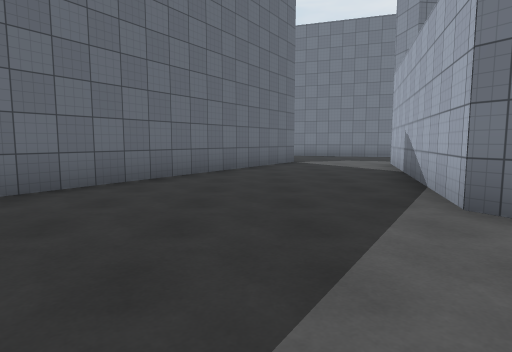
View 1 (above)

23 first-person views from a walk through a 3-D level made in the Unity game engine. The camera is 1.3 m above the floor, tilts 6° down and sees 75° across. The floor is counted in squares, 2 m on a side. Each view is taken from the middle of a square. On the plan, view 1 faces up. The plan holds only what a view shows up to about 10 squares ahead; the rest is blank. The place goes on beyond the plan. The player character is not drawn. Surface patterns are stand-ins for the level's own textures.

View 2
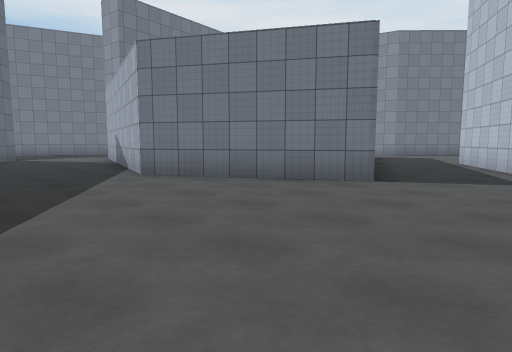

View 3
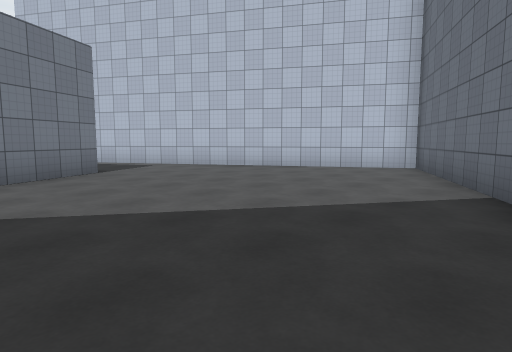

View 4
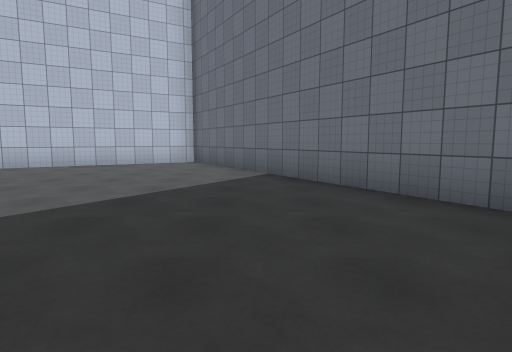

View 5
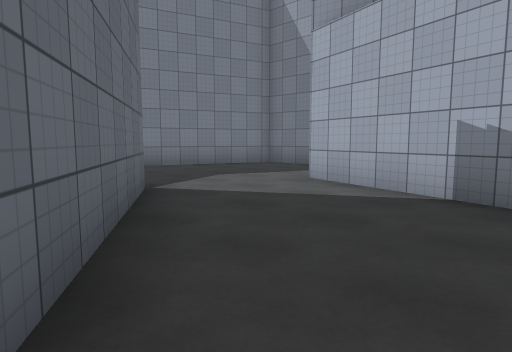

View 6
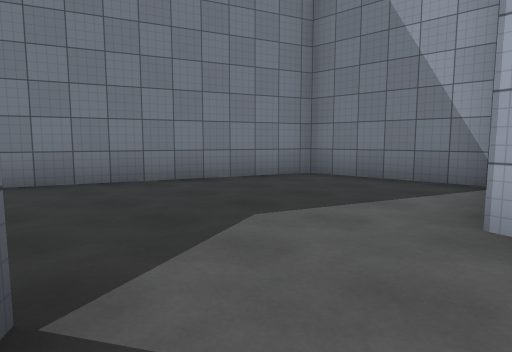

View 7
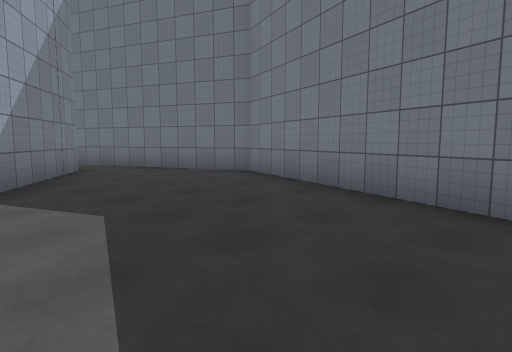

View 8
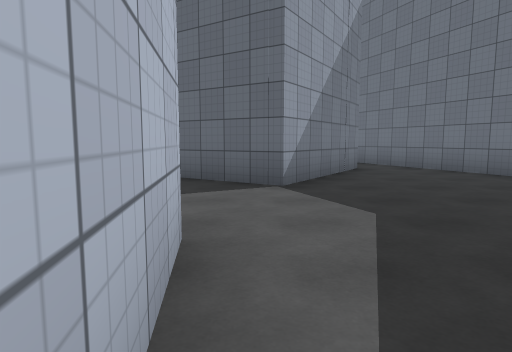

View 9
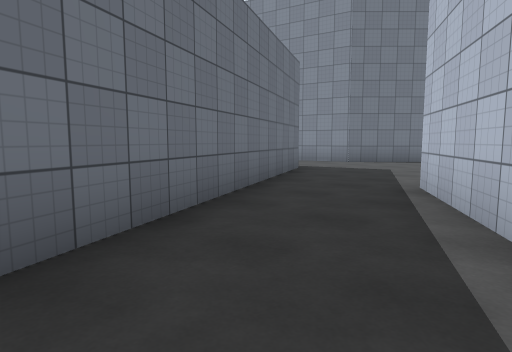

View 10
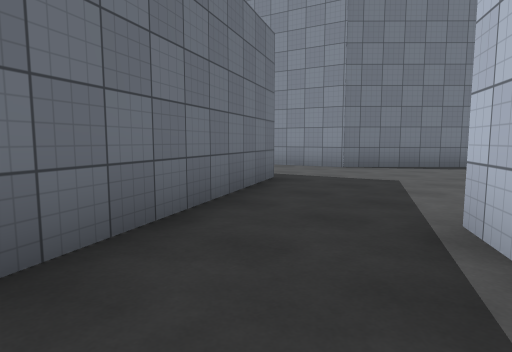

View 11
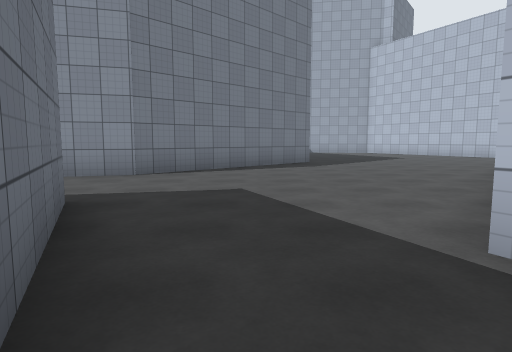

View 12
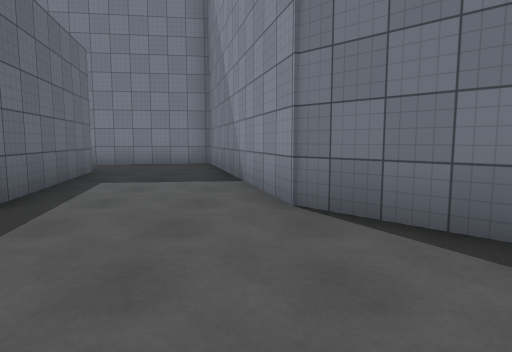

View 13
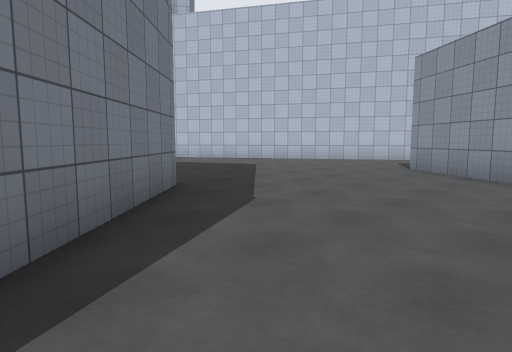

View 14
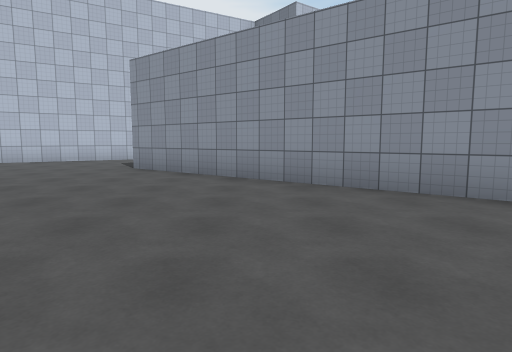

View 15
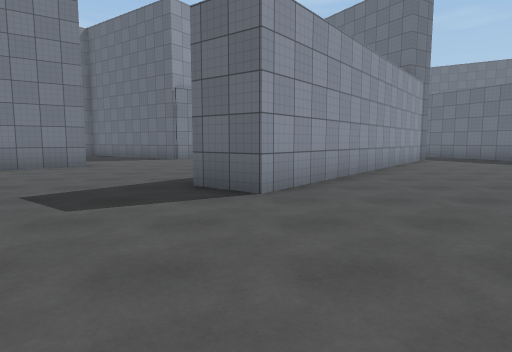

View 16
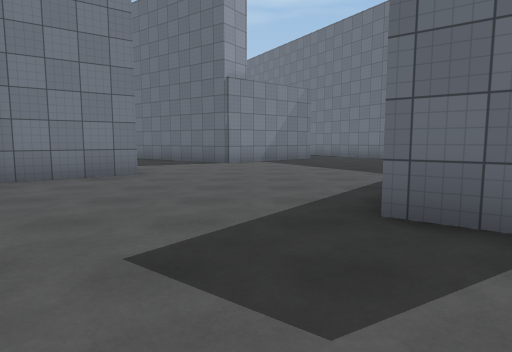

View 17
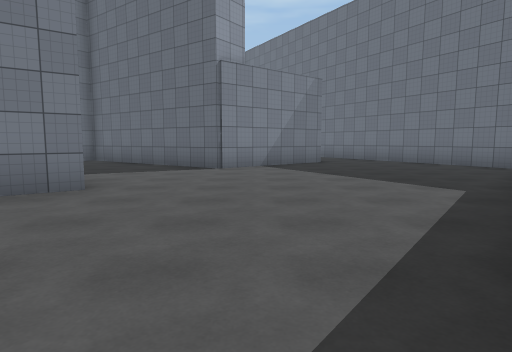

View 18
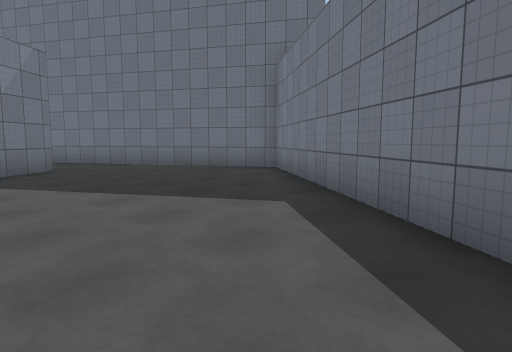

View 19
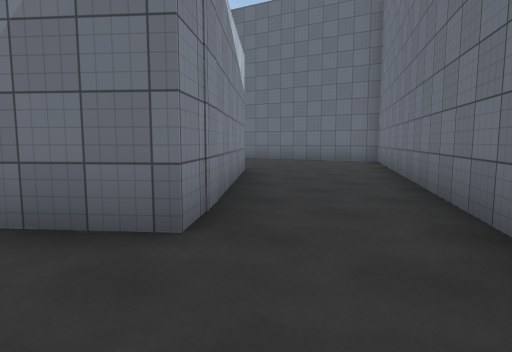

View 20
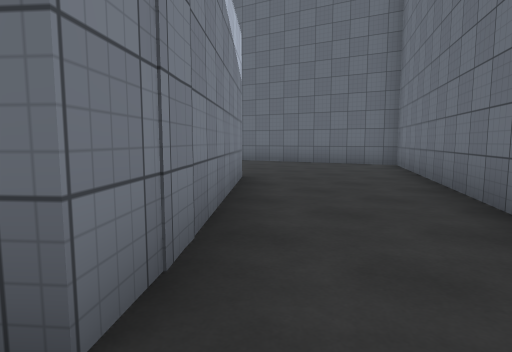

View 21
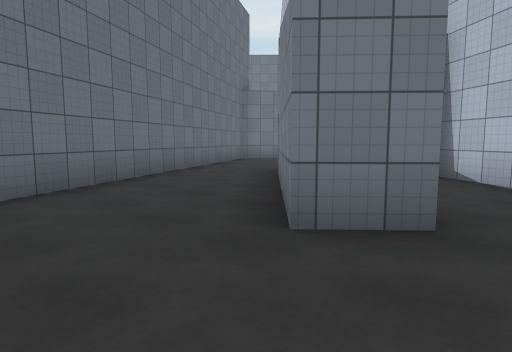

View 22
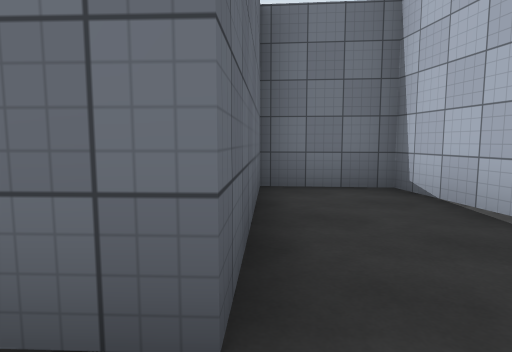

View 23
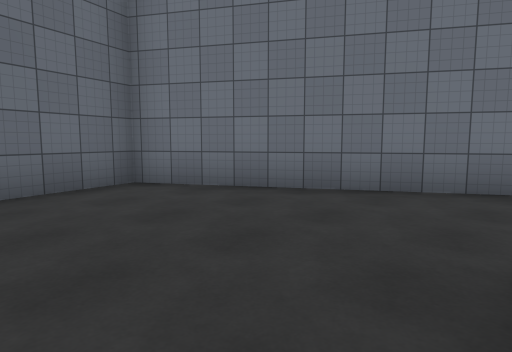

### Floor plan
Points are (right, up) in squares from view 1. A wall is a line through its corners. A room is listed if a view was taken in it or the views show most of it. See-through windows are left out.
Room 1 (views 1, 2, 3, 4, 5, 6, 9, 10, 11)
walls: (4.2, -0.6) (2, 3.1) (3.8, 9.5); (-4.4, 1) (-0.1, -6.3) (8.9, -0.9); (8.3, 1.5) (5.2, 0); (1.2, 10.4) (-3, 3.8)
ways out: opening at (2.5, 10) to room 2; opening at (9, 0.5) to room 3
Room 2 (views 7, 8)
walls: (3.8, 9.5) (5.8, 9.8); (6.7, 10) (6.6, 13) (3, 14.3); (-0.8, 14.4) (-2.6, 13.7); (-2.1, 12.5) (1.2, 10.4)
ways out: opening at (2.5, 10) to room 1; opening at (-3, 13)
Room 3 (views 12, 13, 14, 15, 16, 17, 18, 19, 20)
walls: (14.8, -5.9) (9.5, -1.8) (5.2, -4.4); (18.4, -0.7) (14.4, 3.4) (12.7, 9.6) (9.4, 9.2); (10.9, -1.3) (16.9, -5.9) (16.1, -6.9); (21, -8.1) (21.6, -7.8); (8.9, -0.9) (10, -0.3); (11.6, 3.1) (8.3, 1.5); (12.6, -10.2) (13.5, -11.5); (5.8, -6.8) (6.7, -6) (9.1, -8.9) (7.2, -11.5); (10.5, 7.2) (11.3, 3.4)
ways out: opening at (9, 0.5) to room 1; opening at (5, -5.5) to room 4; opening at (10, 8)
Room 4 (view 21)
walls: (3.6, -10.2) (2.8, -9.3) (5.8, -6.8); (5.2, -4.4) (-2, -8.7) (-1.4, -10.9)
ways out: opening at (5, -5.5) to room 3; opening at (3, -11) to room 5
Room 5 (views 22, 23)
walls: (6.5, -10.6) (7.6, -9.1) (6.4, -7.7) (3.6, -10.2)
ways out: opening at (3, -11) to room 4

Where each view was taken, in squares from view 1:
view 1: 0 up, 0 right, facing up
view 2: 3 down, 1 left, facing up-right
view 3: 2 up, 3 left, facing down-right
view 4: 4 up, 2 left, facing down
view 5: 6 up, 1 left, facing up-right
view 6: 9 up, 1 right, facing up-right
view 7: 10 up, 6 right, facing up-left
view 8: 10 up, 6 right, facing left
view 9: 2 down, 5 right, facing up-right
view 10: 1 down, 7 right, facing up-right
view 11: 1 up, 8 right, facing right
view 12: 0 up, 14 right, facing up
view 13: 2 up, 14 right, facing down-right
view 14: 2 up, 14 right, facing down
view 15: 6 down, 21 right, facing left
view 16: 8 down, 19 right, facing left
view 17: 8 down, 17 right, facing left
view 18: 8 down, 15 right, facing up-left
view 19: 4 down, 8 right, facing down-left
view 20: 5 down, 7 right, facing down-left
view 21: 11 down, 1 right, facing up-right
view 22: 11 down, 3 right, facing up-right
view 23: 11 down, 3 right, facing up-left
